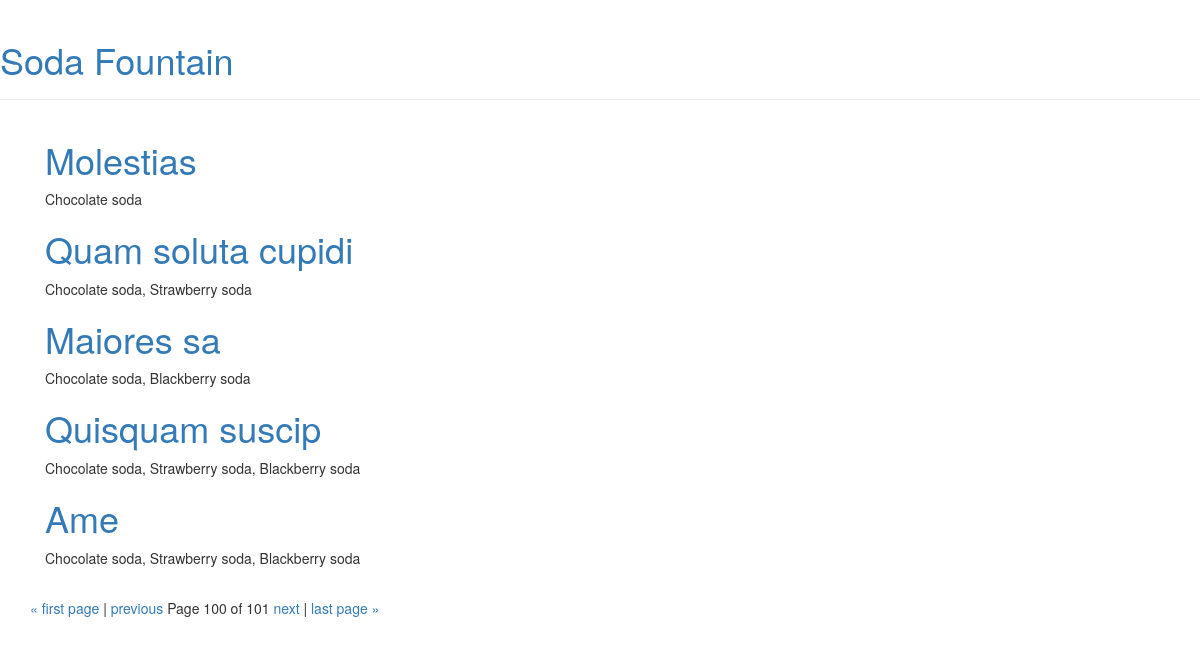
The page /?page=100 on the database its author committed.
### menu/models.py (models this page shows, shortened)
class Menu(models.Model):
    season = models.CharField(max_length=20)
    items = models.ManyToManyField('Item', related_name='items')
    created_date = models.DateTimeField(
            default=timezone.now)
    expiration_date = models.DateTimeField(
            blank=True, null=True)

class Item(models.Model):
    name = models.CharField(max_length=200)
    description = models.TextField()
    chef = models.ForeignKey('auth.User', on_delete=models.CASCADE)
    created_date = models.DateTimeField(
            default=timezone.now)
    standard = models.BooleanField(default=False)
    ingredients = models.ManyToManyField('Ingredient')
    def __str__(self):
        return self.name

### menu/views.py (the view)
# urls.py: url(r'^$', views.menu_list, name='menu_list'),
def menu_list(request):
    menu = Menu.objects.all().prefetch_related('items')
    paginator = Paginator(menu, 5)
    page = request.GET.get('page')
    menus = paginator.get_page(page)
    return render(request, 'menu/list_all_current_menus.html',
                  {'menus': menus})

### menu/templates/menu/list_all_current_menus.html (shortened to what this page needs)
{% extends 'menu/layout.html' %}
{% block content %}
    <div class="col-md-8">
        <div class="post">
            {% for menu in menus %}
                <h1>
                    <a href="{% url 'menu:menu_detail' pk=menu.pk %}">{{ menu.season }}</a>
                </h1>
                <p>{{ menu.items.all|join:", "}}</p>
            {% endfor %}
        </div>
    </div>
    <div class="pagination">
        <span class="step-links">
            {% if menus.has_previous %}
                <a href="?page=1">&laquo; first page </a><span>|</span>
                <a href="?page={{ menus.previous_page_number }}">previous</a>
            {% endif %}
            <span class="current">
                Page {{ menus.number }} of {{ menus.paginator.num_pages }}
            </span>
            {% if menus.has_next %}
                <a href="?page={{ menus.next_page_number }}">next </a><span>|</span>
                <a href="?page={{ menus.paginator.num_pages }}">last page &raquo;</a>
            {% endif %}
        </span>
    </div>
{% endblock %}

### rows shown on the page
Menu: season "Molestias", items.all "Chocolate soda"
Menu: season "Quam soluta cupidi", items.all "Chocolate soda, Strawberry soda"
Menu: season "Maiores sa", items.all "Chocolate soda, Blackberry soda"
Menu: season "Quisquam suscip", items.all "Chocolate soda, Strawberry soda, Blackberry soda"
Menu: season "Ame", items.all "Chocolate soda, Strawberry soda, Blackberry soda"

### other values the page prints
{{ menus.number }} "100"
{{ menus.paginator.num_pages }} "101"
